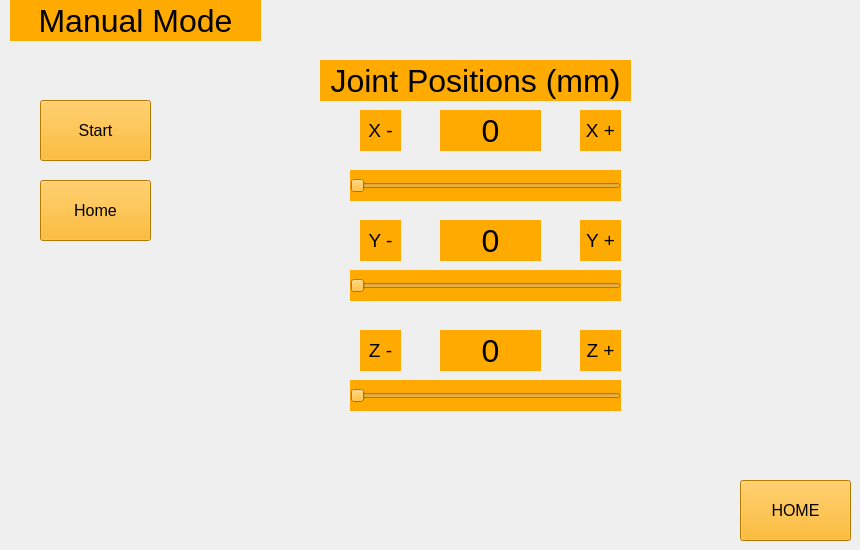
    <widget class="QWidget" name="manpage">
     <widget class="QSlider" name="ypos_slider">
      <property name="geometry">
       <rect>
        <x>350</x>
        <y>270</y>
        <width>271</width>
        <height>31</height>
       </rect>
      </property>
      <property name="cursor">
       <cursorShape>PointingHandCursor</cursorShape>
      </property>
      <property name="mouseTracking">
       <bool>false</bool>
      </property>
      <property name="tabletTracking">
       <bool>false</bool>
      </property>
      <property name="styleSheet">
       <string notr="true">background-color: rgb(255, 170, 0);</string>
      </property>
      <property name="maximum">
       <number>150</number>
      </property>
      <property name="orientation">
       <enum>Qt::Horizontal</enum>
      </property>
     </widget>
     <widget class="QPushButton" name="home_bottom">
      <property name="geometry">
       <rect>
        <x>40</x>
        <y>180</y>
        <width>111</width>
        <height>61</height>
       </rect>
      </property>
      <property name="font">
       <font>
        <pointsize>12</pointsize>
       </font>
      </property>
      <property name="styleSheet">
       <string notr="true">background-color: rgb(255, 170, 0);</string>
      </property>
      <property name="text">
       <string>Home</string>
      </property>
     </widget>
     <widget class="QLabel" name="Z_core">
      <property name="geometry">
       <rect>
        <x>440</x>
        <y>330</y>
        <width>101</width>
        <height>41</height>
       </rect>
      </property>
      <property name="font">
       <font>
        <pointsize>24</pointsize>
       </font>
      </property>
      <property name="styleSheet">
       <string notr="true">background-color: rgb(255, 170, 0);</string>
      </property>
      <property name="text">
       <string>0</string>
      </property>
      <property name="alignment">
       <set>Qt::AlignCenter</set>
      </property>
     </widget>
     <widget class="QSlider" name="zpos_slider">
      <property name="geometry">
       <rect>
        <x>350</x>
        <y>380</y>
        <width>271</width>
        <height>31</height>
       </rect>
      </property>
      <property name="cursor">
       <cursorShape>PointingHandCursor</cursorShape>
      </property>
      <property name="mouseTracking">
       <bool>false</bool>
      </property>
      <property name="tabletTracking">
       <bool>false</bool>
      </property>
      <property name="styleSheet">
       <string notr="true">background-color: rgb(255, 170, 0);</string>
      </property>
      <property name="maximum">
       <number>120</number>
      </property>
      <property name="orientation">
       <enum>Qt::Horizontal</enum>
      </property>
     </widget>
     <widget class="QPushButton" name="start_bottom">
      <property name="geometry">
       <rect>
        <x>40</x>
        <y>100</y>
        <width>111</width>
        <height>61</height>
       </rect>
      </property>
      <property name="font">
       <font>
        <pointsize>12</pointsize>
       </font>
      </property>
      <property name="styleSheet">
       <string notr="true">background-color: rgb(255, 170, 0);</string>
      </property>
      <property name="text">
       <string>Start</string>
      </property>
     </widget>
     <widget class="QLabel" name="label">
      <property name="geometry">
       <rect>
        <x>360</x>
        <y>330</y>
        <width>41</width>
        <height>41</height>
       </rect>
      </property>
      <property name="font">
       <font>
        <pointsize>14</pointsize>
       </font>
      </property>
      <property name="layoutDirection">
       <enum>Qt::LeftToRight</enum>
      </property>
      <property name="styleSheet">
       <string notr="true">background-color: rgb(255, 170, 0);</string>
      </property>
      <property name="text">
       <string>Z -</string>
      </property>
      <property name="alignment">
       <set>Qt::AlignCenter</set>
      </property>
     </widget>
     <widget class="QLabel" name="label_4">
      <property name="geometry">
       <rect>
        <x>580</x>
        <y>220</y>
        <width>41</width>
        <height>41</height>
       </rect>
      </property>
      <property name="font">
       <font>
        <pointsize>14</pointsize>
       </font>
      </property>
      <property name="layoutDirection">
       <enum>Qt::LeftToRight</enum>
      </property>
      <property name="styleSheet">
       <string notr="true">background-color: rgb(255, 170, 0);</string>
      </property>
      <property name="text">
       <string>Y +</string>
      </property>
      <property name="alignment">
       <set>Qt::AlignCenter</set>
      </property>
     </widget>
     <widget class="QLabel" name="label_5">
      <property name="geometry">
       <rect>
        <x>580</x>
        <y>330</y>
        <width>41</width>
        <height>41</height>
       </rect>
      </property>
      <property name="font">
       <font>
        <pointsize>14</pointsize>
       </font>
      </property>
      <property name="layoutDirection">
       <enum>Qt::LeftToRight</enum>
      </property>
      <property name="styleSheet">
       <string notr="true">background-color: rgb(255, 170, 0);</string>
      </property>
      <property name="text">
       <string>Z +</string>
      </property>
      <property name="alignment">
       <set>Qt::AlignCenter</set>
      </property>
     </widget>
     <widget class="QLabel" name="X_core">
      <property name="geometry">
       <rect>
        <x>440</x>
        <y>110</y>
        <width>101</width>
        <height>41</height>
       </rect>
      </property>
      <property name="font">
       <font>
        <pointsize>24</pointsize>
       </font>
      </property>
      <property name="styleSheet">
       <string notr="true">background-color: rgb(255, 170, 0);</string>
      </property>
      <property name="text">
       <string>0</string>
      </property>
      <property name="alignment">
       <set>Qt::AlignCenter</set>
      </property>
     </widget>
     <widget class="QLabel" name="label_3">
      <property name="geometry">
       <rect>
        <x>360</x>
        <y>110</y>
        <width>41</width>
        <height>41</height>
       </rect>
      </property>
      <property name="font">
       <font>
        <pointsize>14</pointsize>
       </font>
      </property>
      <property name="layoutDirection">
       <enum>Qt::LeftToRight</enum>
      </property>
      <property name="styleSheet">
       <string notr="true">background-color: rgb(255, 170, 0);</string>
      </property>
      <property name="text">
       <string>X -</string>
      </property>
      <property name="alignment">
       <set>Qt::AlignCenter</set>
      </property>
     </widget>
     <widget class="QLabel" name="Y_core">
      <property name="geometry">
       <rect>
        <x>440</x>
        <y>220</y>
        <width>101</width>
        <height>41</height>
       </rect>
      </property>
      <property name="font">
       <font>
        <pointsize>24</pointsize>
       </font>
      </property>
      <property name="styleSheet">
       <string notr="true">background-color: rgb(255, 170, 0);</string>
      </property>
      <property name="text">
       <string>0</string>
      </property>
      <property name="alignment">
       <set>Qt::AlignCenter</set>
      </property>
     </widget>
     <widget class="QLabel" name="label_2">
      <property name="geometry">
       <rect>
        <x>360</x>
        <y>220</y>
        <width>41</width>
        <height>41</height>
       </rect>
      </property>
      <property name="font">
       <font>
        <pointsize>14</pointsize>
       </font>
      </property>
      <property name="layoutDirection">
       <enum>Qt::LeftToRight</enum>
      </property>
      <property name="styleSheet">
       <string notr="true">background-color: rgb(255, 170, 0);</string>
      </property>
      <property name="text">
       <string>Y -</string>
      </property>
      <property name="alignment">
       <set>Qt::AlignCenter</set>
      </property>
     </widget>
     <widget class="QSlider" name="xpos_slider">
      <property name="geometry">
       <rect>
        <x>350</x>
        <y>170</y>
        <width>271</width>
        <height>31</height>
       </rect>
      </property>
      <property name="cursor">
       <cursorShape>PointingHandCursor</cursorShape>
      </property>
      <property name="mouseTracking">
       <bool>false</bool>
      </property>
      <property name="tabletTracking">
       <bool>false</bool>
      </property>
      <property name="focusPolicy">
       <enum>Qt::WheelFocus</enum>
      </property>
      <property name="autoFillBackground">
       <bool>false</bool>
      </property>
      <property name="styleSheet">
       <string notr="true">background-color: rgb(255, 170, 0);</string>
      </property>
      <property name="maximum">
       <number>240</number>
      </property>
      <property name="orientation">
       <enum>Qt::Horizontal</enum>
      </property>
     </widget>
     <widget class="QLabel" name="label_6">
      <property name="geometry">
       <rect>
        <x>580</x>
        <y>110</y>
        <width>41</width>
        <height>41</height>
       </rect>
      </property>
      <property name="font">
       <font>
        <pointsize>14</pointsize>
       </font>
      </property>
      <property name="layoutDirection">
       <enum>Qt::LeftToRight</enum>
      </property>
      <property name="styleSheet">
       <string notr="true">background-color: rgb(255, 170, 0);</string>
      </property>
      <property name="text">
       <string>X +</string>
      </property>
      <property name="alignment">
       <set>Qt::AlignCenter</set>
      </property>
     </widget>
     <widget class="QLabel" name="label_7">
      <property name="geometry">
       <rect>
        <x>320</x>
        <y>60</y>
        <width>311</width>
        <height>41</height>
       </rect>
      </property>
      <property name="font">
       <font>
        <pointsize>24</pointsize>
       </font>
      </property>
      <property name="styleSheet">
       <string notr="true">background-color: rgb(255, 170, 0);</string>
      </property>
      <property name="text">
       <string>Joint Positions (mm)</string>
      </property>
      <property name="alignment">
       <set>Qt::AlignCenter</set>
      </property>
     </widget>
     <widget class="QPushButton" name="Initial_bottom">
      <property name="geometry">
       <rect>
        <x>740</x>
        <y>480</y>
        <width>111</width>
        <height>61</height>
       </rect>
      </property>
      <property name="font">
       <font>
        <pointsize>12</pointsize>
       </font>
      </property>
      <property name="styleSheet">
       <string notr="true">background-color: rgb(255, 170, 0);</string>
      </property>
      <property name="text">
       <string>HOME</string>
      </property>
     </widget>
     <widget class="QLabel" name="label_28">
      <property name="geometry">
       <rect>
        <x>10</x>
        <y>0</y>
        <width>251</width>
        <height>41</height>
       </rect>
      </property>
      <property name="font">
       <font>
        <pointsize>24</pointsize>
       </font>
      </property>
      <property name="styleSheet">
       <string notr="true">background-color: rgb(255, 170, 0);</string>
      </property>
      <property name="text">
       <string>Manual Mode</string>
      </property>
      <property name="alignment">
       <set>Qt::AlignCenter</set>
      </property>
     </widget>
    </widget>
